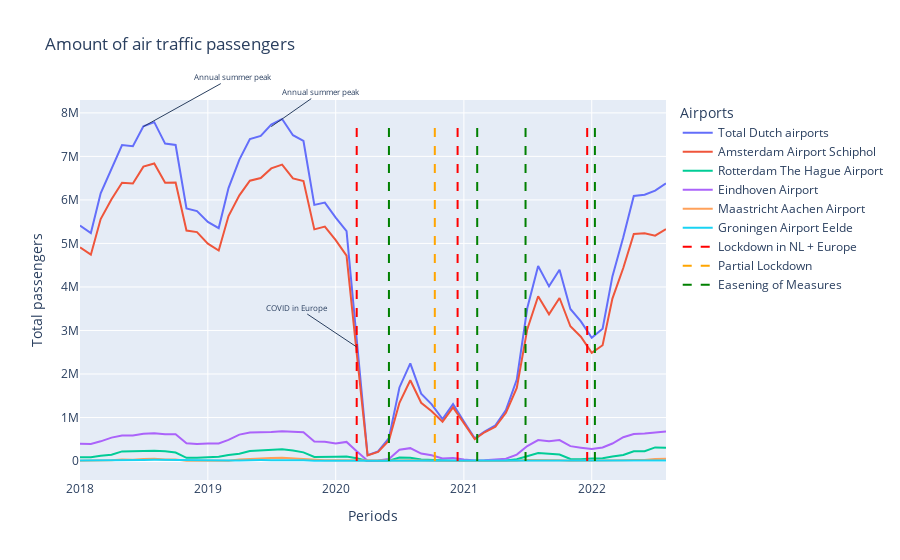

Notebook cell for this chart:
### Markdown cell above
# Subquestion 2 - How has the number of air traffic passengers developed in the considered time and spatial scope?

*The hypothesis* for this sub question is that it is expected that the number of passengers is dependent on the governmental regulations in place. In times of strict regulations, it is expected that the number of air passengers is low. When Covid-19 measurements where low, it is expected that the number of passengers is broadly comparable to the number of passengers before Covid-19.

The data of the first day of the month is gathered and therefore there is explained what happens on the first day of a given month. Moreover, there is mainly focused on the developments of the ‘Total Dutch Airports’ line. As can be concluded from the graph, the biggest drop of air traffic passengers took place in February 2020- March 2020. When comparing this to the regulations set around that time, there can be seen that there was a temporary ban on passenger flights from risk areas. Moreover, in Mid-March a no-fly zone on the BES -islands and other countries was implemented. In April, only a limited number of flights took place. This can also be seen in the developments in the graph, especially for the airport Schiphol in Amsterdam. During the summertime, when some restrictions were lifted, the air traffic passengers increased again. A similar development can be seen in the two winters in the next years. A drop happens around January 2021 and December 2021 and in the summer months, the air traffic increases again.

### Code cell
%matplotlib inline
# Rename columns
at_df_timespan.rename(columns={'Commercial air traffic/Passengers/Total passengers/Total passengers (number)':'Total Passengers'}, inplace=True)

# Show basic figure via plotly for the amount of air traffic passengers over time
dmax = at_df_timespan['Total Passengers'].values.max()
dmin = at_df_timespan['Total Passengers'].values.min()

fig = px.line(at_df_timespan, x='Periods', 
              y='Total Passengers',
              color='Airports', title='Amount of air traffic passengers')


# Show the normal summer peak 
fig.add_annotation(x='2018-07-01', y=0.93, yref='paper', 
                   text='Annual summer peak', font_size=8, ax=90, ay=-50)

fig.add_annotation(x='2019-07-01', y=0.93, yref='paper',
                   text='Annual summer peak', font_size=8, ax=50, ay=-35)


# Shows the start of covid and the different moments of lockdowns / easing of measurments
fig.add_annotation(x='2020-03-01', y=0.35, yref='paper', text='COVID in Europe',
                   font_size=8, ax=-60, ay=-40)

fig.add_trace(go.Scatter(x=['2020-03-01','2020-03-01'], 
                         y=[dmin,dmax], mode='lines', 
                         line=dict(color='red', width=2, dash='dash'),
                         legendgroup='Lockdown', name='Lockdown in NL + Europe', 
                         hovertemplate ='Date: %{x: "%m/%d/%Y}'))  

fig.add_trace(go.Scatter(x=['2020-12-14','2020-12-14'], 
                         y=[dmin,dmax], mode='lines', 
                         line=dict(color='red', width=2, dash='dash'),
                         legendgroup='Lockdown', name='Lockdown', 
                         hovertemplate='Date: %{x: "%m/%d/%Y}', showlegend=False))

fig.add_trace(go.Scatter(x=['2021-12-19','2021-12-19'], 
                        y=[dmin,dmax], mode='lines', 
                        line=dict(color='red', width=2, dash='dash'),
                        legendgroup='Lockdown', name='Lockdown', 
                        hovertemplate='Date: %{x: "%m/%d/%Y}', showlegend=False))

fig.add_trace(go.Scatter(x=['2020-10-10','2020-10-10'], 
                         y=[dmin,dmax], mode='lines', 
                         line=dict(color='orange', width=2, dash='dash'),
                         legendgroup='Partial Lockdown', name='Partial Lockdown',
                         hovertemplate='Date: %{x: "%m/%d/%Y}'))                         

fig.add_trace(go.Scatter(x=['2020-06-01','2020-06-01'], 
                         y=[dmin,dmax], mode='lines', 
                         line=dict(color='green', width=2, dash='dash'),
                         legendgroup='Easening of Measures', name='Easening of Measures',
                         hovertemplate='Date: %{x: "%m/%d/%Y}'))

fig.add_trace(go.Scatter(x=['2021-06-26','2021-06-26'], 
                         y=[dmin,dmax], mode='lines', 
                         line=dict(color='green', width=2, dash='dash'),
                         legendgroup='Easening of Measures', name='Easening of Measures',
                         hovertemplate='Date: %{x: "%m/%d/%Y}', showlegend=False))
                        
fig.add_trace(go.Scatter(x=['2021-02-08','2021-02-08'], 
                         y=[dmin,dmax], mode='lines', 
                         line=dict(color='green', width=2, dash='dash'),
                         legendgroup='Easening of Measures', name='Easening of Measures',
                         hovertemplate='Date: %{x: "%m/%d/%Y}', showlegend=False))

fig.add_trace(go.Scatter(x=['2022-01-10','2022-01-10'], 
                         y=[dmin,dmax], mode='lines', 
                         line=dict(color='green', width=2, dash='dash'),
                         legendgroup='Easening of Measures', name='Easening of Measures', 
                         hovertemplate ='Date: %{x: "%m/%d/%Y}', showlegend=False))        

fig.update_layout(title='Amount of air traffic passengers', 
                  xaxis_title='Periods', yaxis_title='Total passengers') 
fig.update_layout(legend=dict(groupclick='toggleitem'))
fig.show()

### Figure 1 — Plotly figure (JSON) as saved in the notebook; plotly's stock layout.template omitted (floating-point values rounded to 4 significant figures)
{"data": [{"hovertemplate": "Airports=Total Dutch airports<br>Periods=%{x}<br>Total Passengers=%{y}<extra></extra>", "legendgroup": "Total Dutch airports", "line": {"color": "#636efa", "dash": "solid"}, "marker": {"symbol": "circle"}, "mode": "lines", "name": "Total Dutch airports", "orientation": "v", "showlegend": true, "type": "scatter", "x": ["2018-01-01T00:00:00", "2018-02-01T00:00:00", "2018-03-01T00:00:00", "2018-04-01T00:00:00", "2018-05-01T00:00:00", "2018-06-01T00:00:00", "2018-07-01T00:00:00", "2018-08-01T00:00:00", "2018-09-01T00:00:00", "2018-10-01T00:00:00", "2018-11-01T00:00:00", "2018-12-01T00:00:00", "2019-01-01T00:00:00", "2019-02-01T00:00:00", "2019-03-01T00:00:00", "2019-04-01T00:00:00", "2019-05-01T00:00:00", "2019-06-01T00:00:00", "2019-07-01T00:00:00", "2019-08-01T00:00:00", "2019-09-01T00:00:00", "2019-10-01T00:00:00", "2019-11-01T00:00:00", "2019-12-01T00:00:00", "2020-01-01T00:00:00", "2020-02-01T00:00:00", "2020-03-01T00:00:00", "2020-04-01T00:00:00", "2020-05-01T00:00:00", "2020-06-01T00:00:00", "2020-07-01T00:00:00", "2020-08-01T00:00:00", "2020-09-01T00:00:00", "2020-10-01T00:00:00", "2020-11-01T00:00:00", "2020-12-01T00:00:00", "2021-01-01T00:00:00", "2021-02-01T00:00:00", "2021-03-01T00:00:00", "2021-04-01T00:00:00", "2021-05-01T00:00:00", "2021-06-01T00:00:00", "2021-07-01T00:00:00", "2021-08-01T00:00:00", "2021-09-01T00:00:00", "2021-10-01T00:00:00", "2021-11-01T00:00:00", "2021-12-01T00:00:00", "2022-01-01T00:00:00", "2022-02-01T00:00:00", "2022-03-01T00:00:00", "2022-04-01T00:00:00", "2022-05-01T00:00:00", "2022-06-01T00:00:00", "2022-07-01T00:00:00", "2022-08-01T00:00:00"], "xaxis": "x", "y": [5410899, 5237331, 6151187, 6730695, 7261667, 7233806, 7691695, 7786633, 7294410, 7262779, 5802548, 5742668, 5495052, 5352301, 6270788, 6926059, 7396960, 7471334, 7730263, 7859458, 7486440, 7354352, 5885771, 5938523, 5595249, 5281600, 2773554, 133752, 220120, 526544, 1690515, 2242935, 1547263, 1303123, 965071, 1306018, 909617, 519827, 676647, 817876, 1169673, 1870330, 3515159, 4479180, 4013477, 4395945, 3492940, 3208864, 2831598, 3040193, 4241663, 5140680, 6092054, 6118527, 6211931, 6378969], "yaxis": "y"}, {"hovertemplate": "Airports=Amsterdam Airport Schiphol<br>Periods=%{x}<br>Total Passengers=%{y}<extra></extra>", "legendgroup": "Amsterdam Airport Schiphol", "line": {"color": "#EF553B", "dash": "solid"}, "marker": {"symbol": "circle"}, "mode": "lines", "name": "Amsterdam Airport Schiphol", "orientation": "v", "showlegend": true, "type": "scatter", "x": ["2018-01-01T00:00:00", "2018-02-01T00:00:00", "2018-03-01T00:00:00", "2018-04-01T00:00:00", "2018-05-01T00:00:00", "2018-06-01T00:00:00", "2018-07-01T00:00:00", "2018-08-01T00:00:00", "2018-09-01T00:00:00", "2018-10-01T00:00:00", "2018-11-01T00:00:00", "2018-12-01T00:00:00", "2019-01-01T00:00:00", "2019-02-01T00:00:00", "2019-03-01T00:00:00", "2019-04-01T00:00:00", "2019-05-01T00:00:00", "2019-06-01T00:00:00", "2019-07-01T00:00:00", "2019-08-01T00:00:00", "2019-09-01T00:00:00", "2019-10-01T00:00:00", "2019-11-01T00:00:00", "2019-12-01T00:00:00", "2020-01-01T00:00:00", "2020-02-01T00:00:00", "2020-03-01T00:00:00", "2020-04-01T00:00:00", "2020-05-01T00:00:00", "2020-06-01T00:00:00", "2020-07-01T00:00:00", "2020-08-01T00:00:00", "2020-09-01T00:00:00", "2020-10-01T00:00:00", "2020-11-01T00:00:00", "2020-12-01T00:00:00", "2021-01-01T00:00:00", "2021-02-01T00:00:00", "2021-03-01T00:00:00", "2021-04-01T00:00:00", "2021-05-01T00:00:00", "2021-06-01T00:00:00", "2021-07-01T00:00:00", "2021-08-01T00:00:00", "2021-09-01T00:00:00", "2021-10-01T00:00:00", "2021-11-01T00:00:00", "2021-12-01T00:00:00", "2022-01-01T00:00:00", "2022-02-01T00:00:00", "2022-03-01T00:00:00", "2022-04-01T00:00:00", "2022-05-01T00:00:00", "2022-06-01T00:00:00", "2022-07-01T00:00:00", "2022-08-01T00:00:00"], "xaxis": "x", "y": [4908989, 4741806, 5559456, 6016915, 6393936, 6377393, 6765004, 6836668, 6396940, 6402290, 5296943, 5260254, 4996131, 4836332, 5630314, 6104010, 6441473, 6502588, 6724023, 6810759, 6493468, 6431122, 5323306, 5386203, 5074773, 4719769, 2476372, 126015, 207827, 471410, 1338857, 1854786, 1337741, 1143483, 900434, 1233043, 869129, 505194, 660176, 786652, 1106740, 1678265, 3029951, 3786973, 3370205, 3745991, 3095823, 2855711, 2488083, 2660676, 3732048, 4434587, 5217035, 5232630, 5179725, 5327361], "yaxis": "y"}, {"hovertemplate": "Airports=Rotterdam The Hague Airport<br>Periods=%{x}<br>Total Passengers=%{y}<extra></extra>", "legendgroup": "Rotterdam The Hague Airport", "line": {"color": "#00cc96", "dash": "solid"}, "marker": {"symbol": "circle"}, "mode": "lines", "name": "Rotterdam The Hague Airport", "orientation": "v", "showlegend": true, "type": "scatter", "x": ["2018-01-01T00:00:00", "2018-02-01T00:00:00", "2018-03-01T00:00:00", "2018-04-01T00:00:00", "2018-05-01T00:00:00", "2018-06-01T00:00:00", "2018-07-01T00:00:00", "2018-08-01T00:00:00", "2018-09-01T00:00:00", "2018-10-01T00:00:00", "2018-11-01T00:00:00", "2018-12-01T00:00:00", "2019-01-01T00:00:00", "2019-02-01T00:00:00", "2019-03-01T00:00:00", "2019-04-01T00:00:00", "2019-05-01T00:00:00", "2019-06-01T00:00:00", "2019-07-01T00:00:00", "2019-08-01T00:00:00", "2019-09-01T00:00:00", "2019-10-01T00:00:00", "2019-11-01T00:00:00", "2019-12-01T00:00:00", "2020-01-01T00:00:00", "2020-02-01T00:00:00", "2020-03-01T00:00:00", "2020-04-01T00:00:00", "2020-05-01T00:00:00", "2020-06-01T00:00:00", "2020-07-01T00:00:00", "2020-08-01T00:00:00", "2020-09-01T00:00:00", "2020-10-01T00:00:00", "2020-11-01T00:00:00", "2020-12-01T00:00:00", "2021-01-01T00:00:00", "2021-02-01T00:00:00", "2021-03-01T00:00:00", "2021-04-01T00:00:00", "2021-05-01T00:00:00", "2021-06-01T00:00:00", "2021-07-01T00:00:00", "2021-08-01T00:00:00", "2021-09-01T00:00:00", "2021-10-01T00:00:00", "2021-11-01T00:00:00", "2021-12-01T00:00:00", "2022-01-01T00:00:00", "2022-02-01T00:00:00", "2022-03-01T00:00:00", "2022-04-01T00:00:00", "2022-05-01T00:00:00", "2022-06-01T00:00:00", "2022-07-01T00:00:00", "2022-08-01T00:00:00"], "xaxis": "x", "y": [89021, 88493, 121533, 144208, 221150, 217739, 230635, 232799, 223027, 193930, 73245, 72378, 84056, 95420, 137683, 169142, 227437, 240069, 251074, 269858, 240606, 198592, 91748, 89113, 99080, 104062, 62870, 0, 134, 7971, 78468, 74047, 32047, 21811, 4761, 4590, 3311, 2871, 98, 1945, 8912, 39309, 113882, 181957, 167169, 147368, 48278, 40295, 58903, 63510, 101163, 139308, 224714, 224069, 312468, 305371], "yaxis": "y"}, {"hovertemplate": "Airports=Eindhoven Airport<br>Periods=%{x}<br>Total Passengers=%{y}<extra></extra>", "legendgroup": "Eindhoven Airport", "line": {"color": "#ab63fa", "dash": "solid"}, "marker": {"symbol": "circle"}, "mode": "lines", "name": "Eindhoven Airport", "orientation": "v", "showlegend": true, "type": "scatter", "x": ["2018-01-01T00:00:00", "2018-02-01T00:00:00", "2018-03-01T00:00:00", "2018-04-01T00:00:00", "2018-05-01T00:00:00", "2018-06-01T00:00:00", "2018-07-01T00:00:00", "2018-08-01T00:00:00", "2018-09-01T00:00:00", "2018-10-01T00:00:00", "2018-11-01T00:00:00", "2018-12-01T00:00:00", "2019-01-01T00:00:00", "2019-02-01T00:00:00", "2019-03-01T00:00:00", "2019-04-01T00:00:00", "2019-05-01T00:00:00", "2019-06-01T00:00:00", "2019-07-01T00:00:00", "2019-08-01T00:00:00", "2019-09-01T00:00:00", "2019-10-01T00:00:00", "2019-11-01T00:00:00", "2019-12-01T00:00:00", "2020-01-01T00:00:00", "2020-02-01T00:00:00", "2020-03-01T00:00:00", "2020-04-01T00:00:00", "2020-05-01T00:00:00", "2020-06-01T00:00:00", "2020-07-01T00:00:00", "2020-08-01T00:00:00", "2020-09-01T00:00:00", "2020-10-01T00:00:00", "2020-11-01T00:00:00", "2020-12-01T00:00:00", "2021-01-01T00:00:00", "2021-02-01T00:00:00", "2021-03-01T00:00:00", "2021-04-01T00:00:00", "2021-05-01T00:00:00", "2021-06-01T00:00:00", "2021-07-01T00:00:00", "2021-08-01T00:00:00", "2021-09-01T00:00:00", "2021-10-01T00:00:00", "2021-11-01T00:00:00", "2021-12-01T00:00:00", "2022-01-01T00:00:00", "2022-02-01T00:00:00", "2022-03-01T00:00:00", "2022-04-01T00:00:00", "2022-05-01T00:00:00", "2022-06-01T00:00:00", "2022-07-01T00:00:00", "2022-08-01T00:00:00"], "xaxis": "x", "y": [398089, 393080, 452090, 537248, 585787, 583746, 623708, 635624, 615201, 612905, 409628, 390649, 400481, 404961, 486336, 606490, 656099, 657648, 665638, 681093, 672355, 662238, 446930, 440506, 400991, 438828, 225071, 7732, 12108, 46774, 257515, 295053, 171375, 133057, 57737, 66544, 36128, 11314, 16000, 27805, 51798, 147608, 344808, 481576, 453527, 479966, 341640, 306254, 275066, 309283, 401775, 546389, 619540, 631700, 662646, 678848], "yaxis": "y"}, {"hovertemplate": "Airports=Maastricht Aachen Airport<br>Periods=%{x}<br>Total Passengers=%{y}<extra></extra>", "legendgroup": "Maastricht Aachen Airport", "line": {"color": "#FFA15A", "dash": "solid"}, "marker": {"symbol": "circle"}, "mode": "lines", "name": "Maastricht Aachen Airport", "orientation": "v", "showlegend": true, "type": "scatter", "x": ["2018-01-01T00:00:00", "2018-02-01T00:00:00", "2018-03-01T00:00:00", "2018-04-01T00:00:00", "2018-05-01T00:00:00", "2018-06-01T00:00:00", "2018-07-01T00:00:00", "2018-08-01T00:00:00", "2018-09-01T00:00:00", "2018-10-01T00:00:00", "2018-11-01T00:00:00", "2018-12-01T00:00:00", "2019-01-01T00:00:00", "2019-02-01T00:00:00", "2019-03-01T00:00:00", "2019-04-01T00:00:00", "2019-05-01T00:00:00", "2019-06-01T00:00:00", "2019-07-01T00:00:00", "2019-08-01T00:00:00", "2019-09-01T00:00:00", "2019-10-01T00:00:00", "2019-11-01T00:00:00", "2019-12-01T00:00:00", "2020-01-01T00:00:00", "2020-02-01T00:00:00", "2020-03-01T00:00:00", "2020-04-01T00:00:00", "2020-05-01T00:00:00", "2020-06-01T00:00:00", "2020-07-01T00:00:00", "2020-08-01T00:00:00", "2020-09-01T00:00:00", "2020-10-01T00:00:00", "2020-11-01T00:00:00", "2020-12-01T00:00:00", "2021-01-01T00:00:00", "2021-02-01T00:00:00", "2021-03-01T00:00:00", "2021-04-01T00:00:00", "2021-05-01T00:00:00", "2021-06-01T00:00:00", "2021-07-01T00:00:00", "2021-08-01T00:00:00", "2021-09-01T00:00:00", "2021-10-01T00:00:00", "2021-11-01T00:00:00", "2021-12-01T00:00:00", "2022-01-01T00:00:00", "2022-02-01T00:00:00", "2022-03-01T00:00:00", "2022-04-01T00:00:00", "2022-05-01T00:00:00", "2022-06-01T00:00:00", "2022-07-01T00:00:00", "2022-08-01T00:00:00"], "xaxis": "x", "y": [3286, 3022, 5502, 17477, 34418, 31299, 46636, 53040, 34945, 32462, 7528, 5498, 6140, 6817, 6914, 32795, 49734, 50048, 69715, 76289, 59255, 46190, 16446, 15634, 15115, 14354, 7242, 5, 4, 389, 12952, 16818, 5511, 4710, 2139, 1841, 1049, 448, 373, 1474, 2223, 4454, 22399, 24199, 16364, 17826, 3744, 3093, 5880, 3288, 3371, 15386, 22019, 20728, 45778, 53999], "yaxis": "y"}, {"hovertemplate": "Airports=Groningen Airport Eelde<br>Periods=%{x}<br>Total Passengers=%{y}<extra></extra>", "legendgroup": "Groningen Airport Eelde", "line": {"color": "#19d3f3", "dash": "solid"}, "marker": {"symbol": "circle"}, "mode": "lines", "name": "Groningen Airport Eelde", "orientation": "v", "showlegend": true, "type": "scatter", "x": ["2018-01-01T00:00:00", "2018-02-01T00:00:00", "2018-03-01T00:00:00", "2018-04-01T00:00:00", "2018-05-01T00:00:00", "2018-06-01T00:00:00", "2018-07-01T00:00:00", "2018-08-01T00:00:00", "2018-09-01T00:00:00", "2018-10-01T00:00:00", "2018-11-01T00:00:00", "2018-12-01T00:00:00", "2019-01-01T00:00:00", "2019-02-01T00:00:00", "2019-03-01T00:00:00", "2019-04-01T00:00:00", "2019-05-01T00:00:00", "2019-06-01T00:00:00", "2019-07-01T00:00:00", "2019-08-01T00:00:00", "2019-09-01T00:00:00", "2019-10-01T00:00:00", "2019-11-01T00:00:00", "2019-12-01T00:00:00", "2020-01-01T00:00:00", "2020-02-01T00:00:00", "2020-03-01T00:00:00", "2020-04-01T00:00:00", "2020-05-01T00:00:00", "2020-06-01T00:00:00", "2020-07-01T00:00:00", "2020-08-01T00:00:00", "2020-09-01T00:00:00", "2020-10-01T00:00:00", "2020-11-01T00:00:00", "2020-12-01T00:00:00", "2021-01-01T00:00:00", "2021-02-01T00:00:00", "2021-03-01T00:00:00", "2021-04-01T00:00:00", "2021-05-01T00:00:00", "2021-06-01T00:00:00", "2021-07-01T00:00:00", "2021-08-01T00:00:00", "2021-09-01T00:00:00", "2021-10-01T00:00:00", "2021-11-01T00:00:00", "2021-12-01T00:00:00", "2022-01-01T00:00:00", "2022-02-01T00:00:00", "2022-03-01T00:00:00", "2022-04-01T00:00:00", "2022-05-01T00:00:00", "2022-06-01T00:00:00", "2022-07-01T00:00:00", "2022-08-01T00:00:00"], "xaxis": "x", "y": [11514, 10930, 12606, 14847, 26376, 23629, 25712, 28502, 24297, 21192, 15204, 13889, 8244, 8771, 9541, 13622, 22217, 20981, 19813, 21459, 20756, 16210, 7341, 7067, 5290, 4587, 1999, 0, 47, 0, 2723, 2231, 589, 62, 0, 0, 0, 0, 0, 0, 0, 694, 4119, 4475, 6212, 4794, 3455, 3511, 3666, 3436, 3306, 5010, 8746, 9400, 11314, 13390], "yaxis": "y"}, {"hovertemplate": "Date: %{x: \"%m/%d/%Y}", "legendgroup": "Lockdown", "line": {"color": "red", "dash": "dash", "width": 2}, "mode": "lines", "name": "Lockdown in NL + Europe", "type": "scatter", "x": ["2020-03-01", "2020-03-01"], "y": [0, 7859458]}, {"hovertemplate": "Date: %{x: \"%m/%d/%Y}", "legendgroup": "Lockdown", "line": {"color": "red", "dash": "dash", "width": 2}, "mode": "lines", "name": "Lockdown", "showlegend": false, "type": "scatter", "x": ["2020-12-14", "2020-12-14"], "y": [0, 7859458]}, {"hovertemplate": "Date: %{x: \"%m/%d/%Y}", "legendgroup": "Lockdown", "line": {"color": "red", "dash": "dash", "width": 2}, "mode": "lines", "name": "Lockdown", "showlegend": false, "type": "scatter", "x": ["2021-12-19", "2021-12-19"], "y": [0, 7859458]}, {"hovertemplate": "Date: %{x: \"%m/%d/%Y}", "legendgroup": "Partial Lockdown", "line": {"color": "orange", "dash": "dash", "width": 2}, "mode": "lines", "name": "Partial Lockdown", "type": "scatter", "x": ["2020-10-10", "2020-10-10"], "y": [0, 7859458]}, {"hovertemplate": "Date: %{x: \"%m/%d/%Y}", "legendgroup": "Easening of Measures", "line": {"color": "green", "dash": "dash", "width": 2}, "mode": "lines", "name": "Easening of Measures", "type": "scatter", "x": ["2020-06-01", "2020-06-01"], "y": [0, 7859458]}, {"hovertemplate": "Date: %{x: \"%m/%d/%Y}", "legendgroup": "Easening of Measures", "line": {"color": "green", "dash": "dash", "width": 2}, "mode": "lines", "name": "Easening of Measures", "showlegend": false, "type": "scatter", "x": ["2021-06-26", "2021-06-26"], "y": [0, 7859458]}, {"hovertemplate": "Date: %{x: \"%m/%d/%Y}", "legendgroup": "Easening of Measures", "line": {"color": "green", "dash": "dash", "width": 2}, "mode": "lines", "name": "Easening of Measures", "showlegend": false, "type": "scatter", "x": ["2021-02-08", "2021-02-08"], "y": [0, 7859458]}, {"hovertemplate": "Date: %{x: \"%m/%d/%Y}", "legendgroup": "Easening of Measures", "line": {"color": "green", "dash": "dash", "width": 2}, "mode": "lines", "name": "Easening of Measures", "showlegend": false, "type": "scatter", "x": ["2022-01-10", "2022-01-10"], "y": [0, 7859458]}], "layout": {"annotations": [{"ax": 90, "ay": -50, "font": {"size": 8}, "text": "Annual summer peak", "x": "2018-07-01", "y": 0.93, "yref": "paper"}, {"ax": 50, "ay": -35, "font": {"size": 8}, "text": "Annual summer peak", "x": "2019-07-01", "y": 0.93, "yref": "paper"}, {"ax": -60, "ay": -40, "font": {"size": 8}, "text": "COVID in Europe", "x": "2020-03-01", "y": 0.35, "yref": "paper"}], "legend": {"groupclick": "toggleitem", "title": {"text": "Airports"}, "tracegroupgap": 0}, "title": {"text": "Amount of air traffic passengers"}, "xaxis": {"anchor": "y", "domain": [0, 1], "title": {"text": "Periods"}}, "yaxis": {"anchor": "x", "domain": [0, 1], "title": {"text": "Total passengers"}}}}
